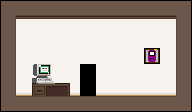

This is a level from a 2D game, rendered from its Tiled map with the project's own tilesets. A one-line summary and the complete map file follow:
An orthogonal 12x7 tile map with 16x16 px tiles, 4 tile layers (background, between, collide, front) and 2 objects.

<map version="1.0" tiledversion="1.0.3" orientation="orthogonal" renderorder="right-down" width="12" height="7" tilewidth="16" tileheight="16" nextobjectid="5">
 <properties>
  <property name="background" value="none" />
 </properties>
 <tileset firstgid="1" name="tilemap" tilewidth="16" tileheight="16" tilecount="256" columns="16">
  <image source="tilemap.png" width="256" height="256" />
 </tileset>
 <layer name="background" width="12" height="7">
  <data>
   <tile gid="0" />
   <tile gid="0" />
   <tile gid="0" />
   <tile gid="0" />
   <tile gid="0" />
   <tile gid="0" />
   <tile gid="0" />
   <tile gid="0" />
   <tile gid="0" />
   <tile gid="0" />
   <tile gid="0" />
   <tile gid="0" />
   <tile gid="0" />
   <tile gid="34" />
   <tile gid="34" />
   <tile gid="34" />
   <tile gid="34" />
   <tile gid="34" />
   <tile gid="34" />
   <tile gid="34" />
   <tile gid="34" />
   <tile gid="34" />
   <tile gid="34" />
   <tile gid="0" />
   <tile gid="0" />
   <tile gid="49" />
   <tile gid="49" />
   <tile gid="49" />
   <tile gid="49" />
   <tile gid="49" />
   <tile gid="49" />
   <tile gid="49" />
   <tile gid="49" />
   <tile gid="49" />
   <tile gid="49" />
   <tile gid="0" />
   <tile gid="0" />
   <tile gid="49" />
   <tile gid="49" />
   <tile gid="49" />
   <tile gid="49" />
   <tile gid="49" />
   <tile gid="49" />
   <tile gid="49" />
   <tile gid="49" />
   <tile gid="38" />
   <tile gid="49" />
   <tile gid="0" />
   <tile gid="0" />
   <tile gid="49" />
   <tile gid="49" />
   <tile gid="49" />
   <tile gid="49" />
   <tile gid="0" />
   <tile gid="49" />
   <tile gid="49" />
   <tile gid="49" />
   <tile gid="49" />
   <tile gid="49" />
   <tile gid="0" />
   <tile gid="0" />
   <tile gid="50" />
   <tile gid="50" />
   <tile gid="50" />
   <tile gid="50" />
   <tile gid="0" />
   <tile gid="50" />
   <tile gid="50" />
   <tile gid="50" />
   <tile gid="50" />
   <tile gid="50" />
   <tile gid="0" />
   <tile gid="0" />
   <tile gid="0" />
   <tile gid="0" />
   <tile gid="0" />
   <tile gid="0" />
   <tile gid="0" />
   <tile gid="0" />
   <tile gid="0" />
   <tile gid="0" />
   <tile gid="0" />
   <tile gid="0" />
   <tile gid="0" />
  </data>
 </layer>
 <layer name="between" width="12" height="7">
  <data>
   <tile gid="0" />
   <tile gid="0" />
   <tile gid="0" />
   <tile gid="0" />
   <tile gid="0" />
   <tile gid="0" />
   <tile gid="0" />
   <tile gid="0" />
   <tile gid="0" />
   <tile gid="0" />
   <tile gid="0" />
   <tile gid="0" />
   <tile gid="0" />
   <tile gid="0" />
   <tile gid="0" />
   <tile gid="0" />
   <tile gid="0" />
   <tile gid="0" />
   <tile gid="0" />
   <tile gid="0" />
   <tile gid="0" />
   <tile gid="0" />
   <tile gid="0" />
   <tile gid="0" />
   <tile gid="0" />
   <tile gid="0" />
   <tile gid="0" />
   <tile gid="0" />
   <tile gid="0" />
   <tile gid="0" />
   <tile gid="0" />
   <tile gid="0" />
   <tile gid="0" />
   <tile gid="0" />
   <tile gid="0" />
   <tile gid="0" />
   <tile gid="0" />
   <tile gid="0" />
   <tile gid="0" />
   <tile gid="0" />
   <tile gid="0" />
   <tile gid="0" />
   <tile gid="0" />
   <tile gid="0" />
   <tile gid="0" />
   <tile gid="0" />
   <tile gid="0" />
   <tile gid="0" />
   <tile gid="0" />
   <tile gid="0" />
   <tile gid="36" />
   <tile gid="37" />
   <tile gid="0" />
   <tile gid="0" />
   <tile gid="0" />
   <tile gid="0" />
   <tile gid="0" />
   <tile gid="0" />
   <tile gid="0" />
   <tile gid="0" />
   <tile gid="0" />
   <tile gid="0" />
   <tile gid="52" />
   <tile gid="53" />
   <tile gid="54" />
   <tile gid="0" />
   <tile gid="0" />
   <tile gid="0" />
   <tile gid="0" />
   <tile gid="0" />
   <tile gid="0" />
   <tile gid="0" />
   <tile gid="0" />
   <tile gid="0" />
   <tile gid="0" />
   <tile gid="0" />
   <tile gid="0" />
   <tile gid="0" />
   <tile gid="0" />
   <tile gid="0" />
   <tile gid="0" />
   <tile gid="0" />
   <tile gid="0" />
   <tile gid="0" />
  </data>
 </layer>
 <layer name="collide" width="12" height="7">
  <data>
   <tile gid="14" />
   <tile gid="15" />
   <tile gid="15" />
   <tile gid="15" />
   <tile gid="15" />
   <tile gid="15" />
   <tile gid="15" />
   <tile gid="15" />
   <tile gid="15" />
   <tile gid="15" />
   <tile gid="15" />
   <tile gid="16" />
   <tile gid="30" />
   <tile gid="0" />
   <tile gid="0" />
   <tile gid="0" />
   <tile gid="0" />
   <tile gid="0" />
   <tile gid="0" />
   <tile gid="0" />
   <tile gid="0" />
   <tile gid="0" />
   <tile gid="0" />
   <tile gid="32" />
   <tile gid="30" />
   <tile gid="0" />
   <tile gid="0" />
   <tile gid="0" />
   <tile gid="0" />
   <tile gid="0" />
   <tile gid="0" />
   <tile gid="0" />
   <tile gid="0" />
   <tile gid="0" />
   <tile gid="0" />
   <tile gid="32" />
   <tile gid="30" />
   <tile gid="0" />
   <tile gid="0" />
   <tile gid="0" />
   <tile gid="0" />
   <tile gid="0" />
   <tile gid="0" />
   <tile gid="0" />
   <tile gid="0" />
   <tile gid="0" />
   <tile gid="0" />
   <tile gid="32" />
   <tile gid="30" />
   <tile gid="0" />
   <tile gid="0" />
   <tile gid="0" />
   <tile gid="0" />
   <tile gid="0" />
   <tile gid="0" />
   <tile gid="0" />
   <tile gid="0" />
   <tile gid="0" />
   <tile gid="0" />
   <tile gid="32" />
   <tile gid="30" />
   <tile gid="0" />
   <tile gid="0" />
   <tile gid="0" />
   <tile gid="0" />
   <tile gid="0" />
   <tile gid="0" />
   <tile gid="0" />
   <tile gid="0" />
   <tile gid="0" />
   <tile gid="0" />
   <tile gid="32" />
   <tile gid="46" />
   <tile gid="47" />
   <tile gid="47" />
   <tile gid="47" />
   <tile gid="47" />
   <tile gid="47" />
   <tile gid="47" />
   <tile gid="47" />
   <tile gid="47" />
   <tile gid="47" />
   <tile gid="47" />
   <tile gid="48" />
  </data>
 </layer>
 <layer name="front" width="12" height="7">
  <data>
   <tile gid="0" />
   <tile gid="0" />
   <tile gid="0" />
   <tile gid="0" />
   <tile gid="0" />
   <tile gid="0" />
   <tile gid="0" />
   <tile gid="0" />
   <tile gid="0" />
   <tile gid="0" />
   <tile gid="0" />
   <tile gid="0" />
   <tile gid="0" />
   <tile gid="0" />
   <tile gid="0" />
   <tile gid="0" />
   <tile gid="0" />
   <tile gid="0" />
   <tile gid="0" />
   <tile gid="0" />
   <tile gid="0" />
   <tile gid="0" />
   <tile gid="0" />
   <tile gid="0" />
   <tile gid="0" />
   <tile gid="0" />
   <tile gid="0" />
   <tile gid="0" />
   <tile gid="0" />
   <tile gid="0" />
   <tile gid="0" />
   <tile gid="0" />
   <tile gid="0" />
   <tile gid="0" />
   <tile gid="0" />
   <tile gid="0" />
   <tile gid="0" />
   <tile gid="0" />
   <tile gid="0" />
   <tile gid="0" />
   <tile gid="0" />
   <tile gid="0" />
   <tile gid="0" />
   <tile gid="0" />
   <tile gid="0" />
   <tile gid="0" />
   <tile gid="0" />
   <tile gid="0" />
   <tile gid="0" />
   <tile gid="0" />
   <tile gid="0" />
   <tile gid="0" />
   <tile gid="0" />
   <tile gid="0" />
   <tile gid="0" />
   <tile gid="0" />
   <tile gid="0" />
   <tile gid="0" />
   <tile gid="0" />
   <tile gid="0" />
   <tile gid="0" />
   <tile gid="0" />
   <tile gid="0" />
   <tile gid="0" />
   <tile gid="0" />
   <tile gid="0" />
   <tile gid="0" />
   <tile gid="0" />
   <tile gid="0" />
   <tile gid="0" />
   <tile gid="0" />
   <tile gid="0" />
   <tile gid="0" />
   <tile gid="0" />
   <tile gid="0" />
   <tile gid="0" />
   <tile gid="0" />
   <tile gid="0" />
   <tile gid="0" />
   <tile gid="0" />
   <tile gid="0" />
   <tile gid="0" />
   <tile gid="0" />
   <tile gid="0" />
  </data>
 </layer>
 <objectgroup name="objects">
  <object id="2" gid="107" x="80" y="96" width="16" height="16">
   <properties>
    <property name="level" value="corcelles" />
    <property name="xTo" value="56" />
    <property name="yTo" value="11" />
   </properties>
  </object>
  <object id="4" gid="35" x="160" y="96" width="16" height="16" />
 </objectgroup>
</map>
